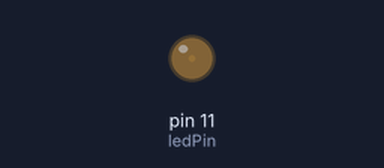
This sketch was run on a simulated Arduino Uno, built with avr-gcc and run on an emulated ATmega328P. Shown: output pins drawn as LEDs (lit = HIGH).

Above: at 0.05 s.
At 1.15 s:
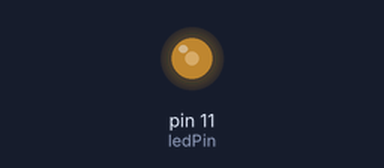
At 2.3 s:
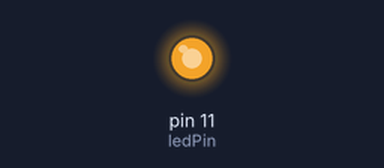
At 4.6 s:
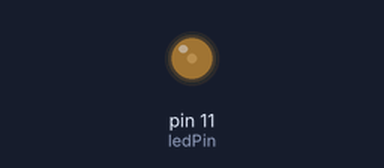
Timing chart, 0 to 6.7 s (numbered marks = the images above):
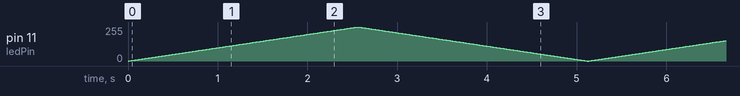

The sketch:

challenge_06_led_dimmen_loesung.ino
```cpp
/*
Challenge 06: "LED Dimmen" - MUSTERLÖSUNG
=========================================
*/

const int ledPin = 11; // PWM-Pin (z.B. Pin 11 mit ~)

void setup()
{
    pinMode(ledPin, OUTPUT);
}

void loop()
{
    // LED heller werden lassen
    for (int i = 0; i <= 255; i++)
    {
        analogWrite(ledPin, i);
        delay(10);
    }
    // LED dunkler werden lassen
    for (int i = 255; i >= 0; i--)
    {
        analogWrite(ledPin, i);
        delay(10);
    }
}
```
